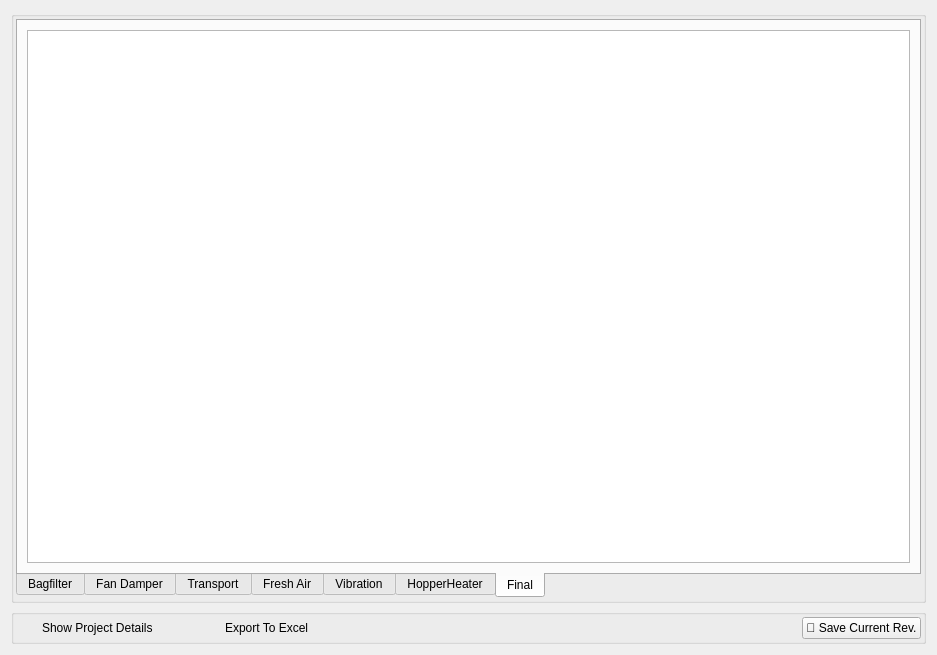
<?xml version="1.0" encoding="UTF-8"?>
<ui version="4.0">
 <class>Form</class>
 <widget class="QWidget" name="Form">
  <property name="geometry">
   <rect>
    <x>0</x>
    <y>0</y>
    <width>937</width>
    <height>655</height>
   </rect>
  </property>
  <property name="windowTitle">
   <string>MainWindow</string>
  </property>
  <property name="styleSheet">
   <string notr="true"/>
  </property>
  <layout class="QGridLayout" name="gridLayout">
   <item row="1" column="0">
    <widget class="QGroupBox" name="groupBox_2">
     <property name="title">
      <string/>
     </property>
     <layout class="QGridLayout" name="gridLayout_9">
      <property name="leftMargin">
       <number>2</number>
      </property>
      <property name="topMargin">
       <number>2</number>
      </property>
      <property name="rightMargin">
       <number>2</number>
      </property>
      <property name="bottomMargin">
       <number>2</number>
      </property>
      <item row="0" column="0">
       <layout class="QHBoxLayout" name="horizontalLayout_2">
        <item>
         <widget class="QPushButton" name="show_datail_btn">
          <property name="maximumSize">
           <size>
            <width>20</width>
            <height>20</height>
           </size>
          </property>
          <property name="sizeIncrement">
           <size>
            <width>0</width>
            <height>0</height>
           </size>
          </property>
          <property name="styleSheet">
           <string notr="true">QPushButton {
    background-color: rgba(0, 0, 0, 0); /* Fully transparent background */
    border: none;                      /* Optional: remove the border */
}
QPushButton:hover {
	color: #d3dae3;
	padding: 2px;
	background-color: #F77F00;
}

QPushButton:pressed {
	color: #d3dae3;
	padding: 2px;
	background-color: #F77F00;
}</string>
          </property>
          <property name="text">
           <string/>
          </property>
          <property name="icon">
           <iconset>
            <normaloff>../../assets/check-list.png</normaloff>../../assets/check-list.png</iconset>
          </property>
         </widget>
        </item>
        <item>
         <widget class="QLabel" name="label_2">
          <property name="maximumSize">
           <size>
            <width>16777215</width>
            <height>16777215</height>
           </size>
          </property>
          <property name="text">
           <string>Show Project Details</string>
          </property>
         </widget>
        </item>
        <item>
         <spacer name="horizontalSpacer_2">
          <property name="orientation">
           <enum>Qt::Horizontal</enum>
          </property>
          <property name="sizeType">
           <enum>QSizePolicy::Minimum</enum>
          </property>
          <property name="sizeHint" stdset="0">
           <size>
            <width>40</width>
            <height>20</height>
           </size>
          </property>
         </spacer>
        </item>
        <item>
         <widget class="QPushButton" name="excel_btn">
          <property name="maximumSize">
           <size>
            <width>20</width>
            <height>20</height>
           </size>
          </property>
          <property name="sizeIncrement">
           <size>
            <width>0</width>
            <height>0</height>
           </size>
          </property>
          <property name="styleSheet">
           <string notr="true">QPushButton {
    background-color: rgba(0, 0, 0, 0); /* Fully transparent background */
    border: none;                      /* Optional: remove the border */
}
QPushButton:hover {
	color: #d3dae3;
	padding: 2px;
	background-color: #F77F00;
}

QPushButton:pressed {
	color: #d3dae3;
	padding: 2px;
	background-color: #F77F00;
}</string>
          </property>
          <property name="text">
           <string/>
          </property>
          <property name="icon">
           <iconset>
            <normaloff>../../assets/excel.png</normaloff>../../assets/excel.png</iconset>
          </property>
         </widget>
        </item>
        <item alignment="Qt::AlignRight|Qt::AlignVCenter">
         <widget class="QLabel" name="label">
          <property name="maximumSize">
           <size>
            <width>100</width>
            <height>16777215</height>
           </size>
          </property>
          <property name="text">
           <string>Export To Excel</string>
          </property>
         </widget>
        </item>
        <item>
         <spacer name="horizontalSpacer">
          <property name="orientation">
           <enum>Qt::Horizontal</enum>
          </property>
          <property name="sizeHint" stdset="0">
           <size>
            <width>40</width>
            <height>20</height>
           </size>
          </property>
         </spacer>
        </item>
        <item>
         <widget class="QPushButton" name="save_current_rev_btn">
          <property name="text">
           <string>💾 Save Current Rev.</string>
          </property>
         </widget>
        </item>
       </layout>
      </item>
     </layout>
    </widget>
   </item>
   <item row="0" column="0">
    <widget class="QGroupBox" name="groupBox">
     <property name="title">
      <string/>
     </property>
     <layout class="QGridLayout" name="gridLayout_10">
      <property name="leftMargin">
       <number>2</number>
      </property>
      <property name="topMargin">
       <number>2</number>
      </property>
      <property name="rightMargin">
       <number>2</number>
      </property>
      <property name="bottomMargin">
       <number>2</number>
      </property>
      <item row="0" column="0">
       <widget class="QTabWidget" name="tabWidget">
        <property name="tabPosition">
         <enum>QTabWidget::South</enum>
        </property>
        <property name="currentIndex">
         <number>6</number>
        </property>
        <widget class="QWidget" name="bagfilter_panel_tab">
         <attribute name="title">
          <string>Bagfilter</string>
         </attribute>
         <layout class="QGridLayout" name="gridLayout_8">
          <item row="0" column="0">
           <widget class="QTableView" name="bagfilter_panel_table">
            <property name="selectionMode">
             <enum>QAbstractItemView::SingleSelection</enum>
            </property>
            <property name="selectionBehavior">
             <enum>QAbstractItemView::SelectRows</enum>
            </property>
            <attribute name="horizontalHeaderCascadingSectionResizes">
             <bool>true</bool>
            </attribute>
            <attribute name="verticalHeaderCascadingSectionResizes">
             <bool>true</bool>
            </attribute>
           </widget>
          </item>
         </layout>
        </widget>
        <widget class="QWidget" name="fan_damper_tab">
         <attribute name="title">
          <string>Fan Damper</string>
         </attribute>
         <layout class="QGridLayout" name="gridLayout_6">
          <item row="0" column="0">
           <widget class="QTableView" name="fan_damper_panel_table">
            <property name="selectionMode">
             <enum>QAbstractItemView::SingleSelection</enum>
            </property>
            <property name="selectionBehavior">
             <enum>QAbstractItemView::SelectRows</enum>
            </property>
            <attribute name="horizontalHeaderCascadingSectionResizes">
             <bool>true</bool>
            </attribute>
            <attribute name="verticalHeaderCascadingSectionResizes">
             <bool>true</bool>
            </attribute>
           </widget>
          </item>
         </layout>
        </widget>
        <widget class="QWidget" name="transport_tab">
         <attribute name="title">
          <string>Transport</string>
         </attribute>
         <layout class="QGridLayout" name="gridLayout_2">
          <item row="0" column="0">
           <widget class="QTableView" name="transport_panel_table">
            <property name="selectionMode">
             <enum>QAbstractItemView::SingleSelection</enum>
            </property>
            <property name="selectionBehavior">
             <enum>QAbstractItemView::SelectRows</enum>
            </property>
            <attribute name="horizontalHeaderCascadingSectionResizes">
             <bool>true</bool>
            </attribute>
            <attribute name="verticalHeaderCascadingSectionResizes">
             <bool>true</bool>
            </attribute>
           </widget>
          </item>
         </layout>
        </widget>
        <widget class="QWidget" name="fresh_air_tab">
         <attribute name="title">
          <string>Fresh Air</string>
         </attribute>
         <layout class="QGridLayout" name="gridLayout_3">
          <item row="0" column="0">
           <widget class="QTableView" name="fresh_air_panel_table">
            <property name="selectionMode">
             <enum>QAbstractItemView::SingleSelection</enum>
            </property>
            <property name="selectionBehavior">
             <enum>QAbstractItemView::SelectRows</enum>
            </property>
            <attribute name="horizontalHeaderCascadingSectionResizes">
             <bool>true</bool>
            </attribute>
            <attribute name="verticalHeaderCascadingSectionResizes">
             <bool>true</bool>
            </attribute>
           </widget>
          </item>
         </layout>
        </widget>
        <widget class="QWidget" name="vibration_tab">
         <attribute name="title">
          <string>Vibration</string>
         </attribute>
         <layout class="QGridLayout" name="gridLayout_4">
          <item row="0" column="0">
           <widget class="QTableView" name="vibration_panel_table">
            <property name="selectionMode">
             <enum>QAbstractItemView::SingleSelection</enum>
            </property>
            <property name="selectionBehavior">
             <enum>QAbstractItemView::SelectRows</enum>
            </property>
            <attribute name="horizontalHeaderCascadingSectionResizes">
             <bool>true</bool>
            </attribute>
            <attribute name="verticalHeaderCascadingSectionResizes">
             <bool>true</bool>
            </attribute>
           </widget>
          </item>
         </layout>
        </widget>
        <widget class="QWidget" name="hopper_heater_tab">
         <attribute name="title">
          <string>HopperHeater</string>
         </attribute>
         <layout class="QGridLayout" name="gridLayout_5">
          <item row="0" column="0">
           <widget class="QTableView" name="hopper_heater_panel_table">
            <property name="selectionMode">
             <enum>QAbstractItemView::SingleSelection</enum>
            </property>
            <property name="selectionBehavior">
             <enum>QAbstractItemView::SelectRows</enum>
            </property>
            <attribute name="horizontalHeaderCascadingSectionResizes">
             <bool>true</bool>
            </attribute>
            <attribute name="verticalHeaderCascadingSectionResizes">
             <bool>true</bool>
            </attribute>
           </widget>
          </item>
         </layout>
        </widget>
        <widget class="QWidget" name="summary_tab">
         <attribute name="title">
          <string>Final</string>
         </attribute>
         <layout class="QGridLayout" name="gridLayout_7">
          <item row="1" column="0" colspan="3">
           <widget class="QTableView" name="summary_panel_table">
            <property name="selectionMode">
             <enum>QAbstractItemView::SingleSelection</enum>
            </property>
            <property name="selectionBehavior">
             <enum>QAbstractItemView::SelectRows</enum>
            </property>
            <attribute name="horizontalHeaderCascadingSectionResizes">
             <bool>true</bool>
            </attribute>
            <attribute name="verticalHeaderCascadingSectionResizes">
             <bool>true</bool>
            </attribute>
           </widget>
          </item>
         </layout>
        </widget>
       </widget>
      </item>
     </layout>
    </widget>
   </item>
  </layout>
 </widget>
 <resources/>
 <connections/>
</ui>
